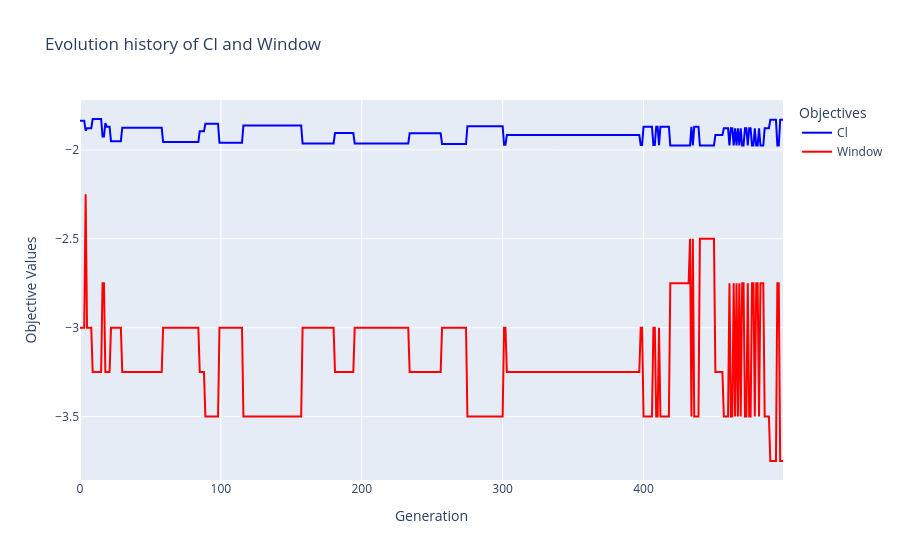

Source (notebook cell):
### Markdown cell above
Convergence Analysis plots

### Code cell
# If using save_history = True
val = [e.opt.get("F")[0] for e in res.history]

# If using custom callback
# val = res.callback.opt

# Extract convergence history
cl_hist = [val[0] for val in val]
window_hist = [val[1] for val in val]

fig = go.Figure()

fig.add_trace(go.Scatter(x=np.arange(len(val)), y=cl_hist, mode='lines', 
                         name='Cl', line=dict(color='blue', width=2)))

fig.add_trace(go.Scatter(x=np.arange(len(val)), y=window_hist, mode='lines', 
                         name='Window', line=dict(color='red', width=2)))

fig.update_layout(title='Evolution history of Cl and Window',
                  xaxis_title='Generation',
                  yaxis_title='Objective Values',
                  legend_title='Objectives',
                  template='plotly')

fig.show()

### Figure 1 — Plotly figure (JSON) as saved in the notebook; plotly's stock layout.template omitted (floating-point values rounded to 4 significant figures; data arrays with more than 128 entries replaced by an {"elided": "..."} marker saying what was removed)
{"data": [{"line": {"color": "blue", "width": 2}, "mode": "lines", "name": "Cl", "type": "scatter", "x": {"elided": "500 int values"}, "y": {"elided": "500 float values"}}, {"line": {"color": "red", "width": 2}, "mode": "lines", "name": "Window", "type": "scatter", "x": {"elided": "500 int values"}, "y": {"elided": "500 float values"}}], "layout": {"legend": {"title": {"text": "Objectives"}}, "title": {"text": "Evolution history of Cl and Window"}, "xaxis": {"title": {"text": "Generation"}}, "yaxis": {"title": {"text": "Objective Values"}}}}
